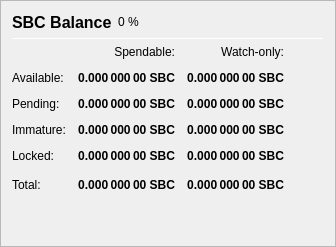
                   <widget class="QFrame" name="frame_Balances">
                    <property name="frameShape">
                     <enum>QFrame::StyledPanel</enum>
                    </property>
                    <property name="frameShadow">
                     <enum>QFrame::Raised</enum>
                    </property>
                    <layout class="QVBoxLayout" name="verticalLayout_4">
                     <item>
                      <layout class="QHBoxLayout" name="horizontalLayout_4">
                       <item>
                        <widget class="QLabel" name="label_5">
                         <property name="minimumSize">
                          <size>
                           <width>0</width>
                           <height>20</height>
                          </size>
                         </property>
                         <property name="font">
                          <font>
                           <pointsize>12</pointsize>
                           <weight>75</weight>
                           <bold>true</bold>
                          </font>
                         </property>
                         <property name="text">
                          <string>SBC Balance</string>
                         </property>
                        </widget>
                       </item>
                       <item>
                        <widget class="QLabel" name="labelSBCPercent">
                         <property name="text">
                          <string notr="true">0 %</string>
                         </property>
                        </widget>
                       </item>
                       <item>
                        <spacer name="horizontalSpacer_3">
                         <property name="orientation">
                          <enum>Qt::Horizontal</enum>
                         </property>
                         <property name="sizeHint" stdset="0">
                          <size>
                           <width>40</width>
                           <height>20</height>
                          </size>
                         </property>
                        </spacer>
                       </item>
                      </layout>
                     </item>
                     <item>
                      <widget class="Line" name="line_Balance">
                       <property name="minimumSize">
                        <size>
                         <width>0</width>
                         <height>1</height>
                        </size>
                       </property>
                       <property name="maximumSize">
                        <size>
                         <width>16777215</width>
                         <height>1</height>
                        </size>
                       </property>
                       <property name="orientation">
                        <enum>Qt::Horizontal</enum>
                       </property>
                      </widget>
                     </item>
                     <item>
                      <layout class="QGridLayout" name="gridLayout">
                       <property name="spacing">
                        <number>12</number>
                       </property>
                       <item row="0" column="1">
                        <widget class="QLabel" name="labelSpendable">
                         <property name="text">
                          <string>Spendable:</string>
                         </property>
                         <property name="alignment">
                          <set>Qt::AlignRight|Qt::AlignTrailing|Qt::AlignVCenter</set>
                         </property>
                        </widget>
                       </item>
                       <item row="0" column="2">
                        <widget class="QLabel" name="labelWatchonly">
                         <property name="text">
                          <string>Watch-only:</string>
                         </property>
                         <property name="alignment">
                          <set>Qt::AlignRight|Qt::AlignTrailing|Qt::AlignVCenter</set>
                         </property>
                        </widget>
                       </item>
                       <item row="1" column="0">
                        <widget class="QLabel" name="labelBalanceText">
                         <property name="text">
                          <string>Available:</string>
                         </property>
                        </widget>
                       </item>
                       <item row="1" column="1">
                        <widget class="QLabel" name="labelBalance">
                         <property name="font">
                          <font>
                           <weight>75</weight>
                           <bold>true</bold>
                          </font>
                         </property>
                         <property name="cursor">
                          <cursorShape>IBeamCursor</cursorShape>
                         </property>
                         <property name="toolTip">
                          <string>Your current spendable balance</string>
                         </property>
                         <property name="text">
                          <string notr="true">0.000 000 00 SBC</string>
                         </property>
                         <property name="alignment">
                          <set>Qt::AlignRight|Qt::AlignTrailing|Qt::AlignVCenter</set>
                         </property>
                         <property name="textInteractionFlags">
                          <set>Qt::LinksAccessibleByMouse|Qt::TextSelectableByKeyboard|Qt::TextSelectableByMouse</set>
                         </property>
                        </widget>
                       </item>
                       <item row="1" column="2">
                        <widget class="QLabel" name="labelWatchAvailable">
                         <property name="font">
                          <font>
                           <weight>75</weight>
                           <bold>true</bold>
                          </font>
                         </property>
                         <property name="cursor">
                          <cursorShape>IBeamCursor</cursorShape>
                         </property>
                         <property name="toolTip">
                          <string>Your current balance in watch-only addresses</string>
                         </property>
                         <property name="text">
                          <string notr="true">0.000 000 00 SBC</string>
                         </property>
                         <property name="alignment">
                          <set>Qt::AlignRight|Qt::AlignTrailing|Qt::AlignVCenter</set>
                         </property>
                         <property name="textInteractionFlags">
                          <set>Qt::LinksAccessibleByMouse|Qt::TextSelectableByKeyboard|Qt::TextSelectableByMouse</set>
                         </property>
                        </widget>
                       </item>
                       <item row="2" column="0">
                        <widget class="QLabel" name="labelPendingText">
                         <property name="text">
                          <string>Pending:</string>
                         </property>
                        </widget>
                       </item>
                       <item row="2" column="1">
                        <widget class="QLabel" name="labelUnconfirmed">
                         <property name="font">
                          <font>
                           <weight>75</weight>
                           <bold>true</bold>
                          </font>
                         </property>
                         <property name="cursor">
                          <cursorShape>IBeamCursor</cursorShape>
                         </property>
                         <property name="toolTip">
                          <string>Total of transactions that have yet to be confirmed, and do not yet count toward the spendable balance</string>
                         </property>
                         <property name="text">
                          <string notr="true">0.000 000 00 SBC</string>
                         </property>
                         <property name="alignment">
                          <set>Qt::AlignRight|Qt::AlignTrailing|Qt::AlignVCenter</set>
                         </property>
                         <property name="textInteractionFlags">
                          <set>Qt::LinksAccessibleByMouse|Qt::TextSelectableByKeyboard|Qt::TextSelectableByMouse</set>
                         </property>
                        </widget>
                       </item>
                       <item row="2" column="2">
                        <widget class="QLabel" name="labelWatchPending">
                         <property name="font">
                          <font>
                           <weight>75</weight>
                           <bold>true</bold>
                          </font>
                         </property>
                         <property name="cursor">
                          <cursorShape>IBeamCursor</cursorShape>
                         </property>
                         <property name="toolTip">
                          <string>Unconfirmed transactions to watch-only addresses</string>
                         </property>
                         <property name="text">
                          <string notr="true">0.000 000 00 SBC</string>
                         </property>
                         <property name="alignment">
                          <set>Qt::AlignRight|Qt::AlignTrailing|Qt::AlignVCenter</set>
                         </property>
                         <property name="textInteractionFlags">
                          <set>Qt::LinksAccessibleByMouse|Qt::TextSelectableByKeyboard|Qt::TextSelectableByMouse</set>
                         </property>
                        </widget>
                       </item>
                       <item row="3" column="0">
                        <widget class="QLabel" name="labelImmatureText">
                         <property name="text">
                          <string>Immature:</string>
                         </property>
                        </widget>
                       </item>
                       <item row="3" column="1">
                        <widget class="QLabel" name="labelImmature">
                         <property name="font">
                          <font>
                           <weight>75</weight>
                           <bold>true</bold>
                          </font>
                         </property>
                         <property name="cursor">
                          <cursorShape>IBeamCursor</cursorShape>
                         </property>
                         <property name="toolTip">
                          <string>Staked or masternode rewards that has not yet matured</string>
                         </property>
                         <property name="text">
                          <string notr="true">0.000 000 00 SBC</string>
                         </property>
                         <property name="alignment">
                          <set>Qt::AlignRight|Qt::AlignTrailing|Qt::AlignVCenter</set>
                         </property>
                         <property name="textInteractionFlags">
                          <set>Qt::LinksAccessibleByMouse|Qt::TextSelectableByKeyboard|Qt::TextSelectableByMouse</set>
                         </property>
                        </widget>
                       </item>
                       <item row="3" column="2">
                        <widget class="QLabel" name="labelWatchImmature">
                         <property name="font">
                          <font>
                           <weight>75</weight>
                           <bold>true</bold>
                          </font>
                         </property>
                         <property name="cursor">
                          <cursorShape>IBeamCursor</cursorShape>
                         </property>
                         <property name="toolTip">
                          <string>Staked or masternode rewards in watch-only addresses that has not yet matured</string>
                         </property>
                         <property name="text">
                          <string notr="true">0.000 000 00 SBC</string>
                         </property>
                         <property name="alignment">
                          <set>Qt::AlignRight|Qt::AlignTrailing|Qt::AlignVCenter</set>
                         </property>
                         <property name="textInteractionFlags">
                          <set>Qt::LinksAccessibleByMouse|Qt::TextSelectableByKeyboard|Qt::TextSelectableByMouse</set>
                         </property>
                        </widget>
                       </item>
                       <item row="4" column="0">
                        <widget class="QLabel" name="labelLockedBalanceText">
                         <property name="toolTip">
                          <string>Locked SBC or Masternode collaterals. These are excluded from zSBC minting.</string>
                         </property>
                         <property name="text">
                          <string>Locked:</string>
                         </property>
                        </widget>
                       </item>
                       <item row="4" column="1">
                        <widget class="QLabel" name="labelLockedBalance">
                         <property name="font">
                          <font>
                           <weight>75</weight>
                           <bold>true</bold>
                          </font>
                         </property>
                         <property name="cursor">
                          <cursorShape>IBeamCursor</cursorShape>
                         </property>
                         <property name="toolTip">
                          <string>Locked SBC or Masternode collaterals. These are excluded from zSBC minting.</string>
                         </property>
                         <property name="text">
                          <string notr="true">0.000 000 00 SBC</string>
                         </property>
                         <property name="alignment">
                          <set>Qt::AlignRight|Qt::AlignTrailing|Qt::AlignVCenter</set>
                         </property>
                         <property name="textInteractionFlags">
                          <set>Qt::LinksAccessibleByMouse|Qt::TextSelectableByKeyboard|Qt::TextSelectableByMouse</set>
                         </property>
                        </widget>
                       </item>
                       <item row="4" column="2">
                        <widget class="QLabel" name="labelWatchLocked">
                         <property name="font">
                          <font>
                           <weight>75</weight>
                           <bold>true</bold>
                          </font>
                         </property>
                         <property name="cursor">
                          <cursorShape>IBeamCursor</cursorShape>
                         </property>
                         <property name="toolTip">
                          <string>Current locked balance in watch-only addresses</string>
                         </property>
                         <property name="text">
                          <string notr="true">0.000 000 00 SBC</string>
                         </property>
                         <property name="alignment">
                          <set>Qt::AlignRight|Qt::AlignTrailing|Qt::AlignVCenter</set>
                         </property>
                         <property name="textInteractionFlags">
                          <set>Qt::LinksAccessibleByMouse|Qt::TextSelectableByKeyboard|Qt::TextSelectableByMouse</set>
                         </property>
                        </widget>
                       </item>
                       <item row="5" column="0">
                        <widget class="QLabel" name="labelTotalText">
                         <property name="toolTip">
                          <string>Your current Smartblockscoin balance, unconfirmed and immature transactions included</string>
                         </property>
                         <property name="text">
                          <string>Total:</string>
                         </property>
                        </widget>
                       </item>
                       <item row="5" column="1">
                        <widget class="QLabel" name="labelTotal">
                         <property name="font">
                          <font>
                           <weight>75</weight>
                           <bold>true</bold>
                          </font>
                         </property>
                         <property name="cursor">
                          <cursorShape>IBeamCursor</cursorShape>
                         </property>
                         <property name="toolTip">
                          <string>Your current Smartblockscoin balance, unconfirmed and immature transactions included</string>
                         </property>
                         <property name="text">
                          <string notr="true">0.000 000 00 SBC</string>
                         </property>
                         <property name="alignment">
                          <set>Qt::AlignRight|Qt::AlignTrailing|Qt::AlignVCenter</set>
                         </property>
                         <property name="textInteractionFlags">
                          <set>Qt::LinksAccessibleByMouse|Qt::TextSelectableByKeyboard|Qt::TextSelectableByMouse</set>
                         </property>
                        </widget>
                       </item>
                       <item row="5" column="2">
                        <widget class="QLabel" name="labelWatchTotal">
                         <property name="font">
                          <font>
                           <weight>75</weight>
                           <bold>true</bold>
                          </font>
                         </property>
                         <property name="cursor">
                          <cursorShape>IBeamCursor</cursorShape>
                         </property>
                         <property name="toolTip">
                          <string>Current total balance in watch-only addresses</string>
                         </property>
                         <property name="text">
                          <string notr="true">0.000 000 00 SBC</string>
                         </property>
                         <property name="alignment">
                          <set>Qt::AlignRight|Qt::AlignTrailing|Qt::AlignVCenter</set>
                         </property>
                         <property name="textInteractionFlags">
                          <set>Qt::LinksAccessibleByMouse|Qt::TextSelectableByKeyboard|Qt::TextSelectableByMouse</set>
                         </property>
                        </widget>
                       </item>
                       <item row="5" column="3">
                        <spacer name="horizontalSpacer_9">
                         <property name="orientation">
                          <enum>Qt::Horizontal</enum>
                         </property>
                         <property name="sizeHint" stdset="0">
                          <size>
                           <width>40</width>
                           <height>20</height>
                          </size>
                         </property>
                        </spacer>
                       </item>
                      </layout>
                     </item>
                     <item>
                      <spacer name="verticalSpacer_3">
                       <property name="orientation">
                        <enum>Qt::Vertical</enum>
                       </property>
                       <property name="sizeHint" stdset="0">
                        <size>
                         <width>20</width>
                         <height>40</height>
                        </size>
                       </property>
                      </spacer>
                     </item>
                    </layout>
                   </widget>
